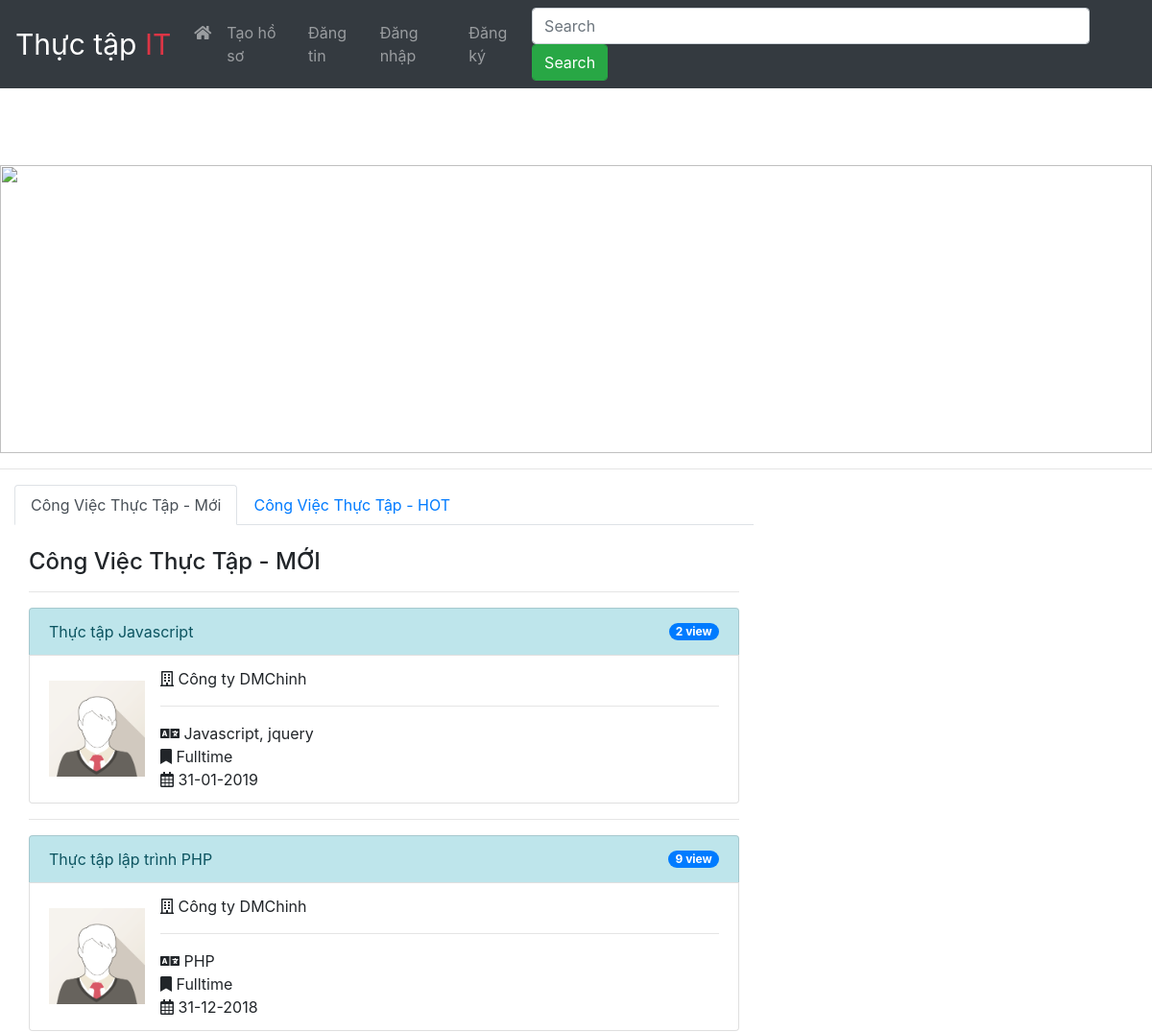
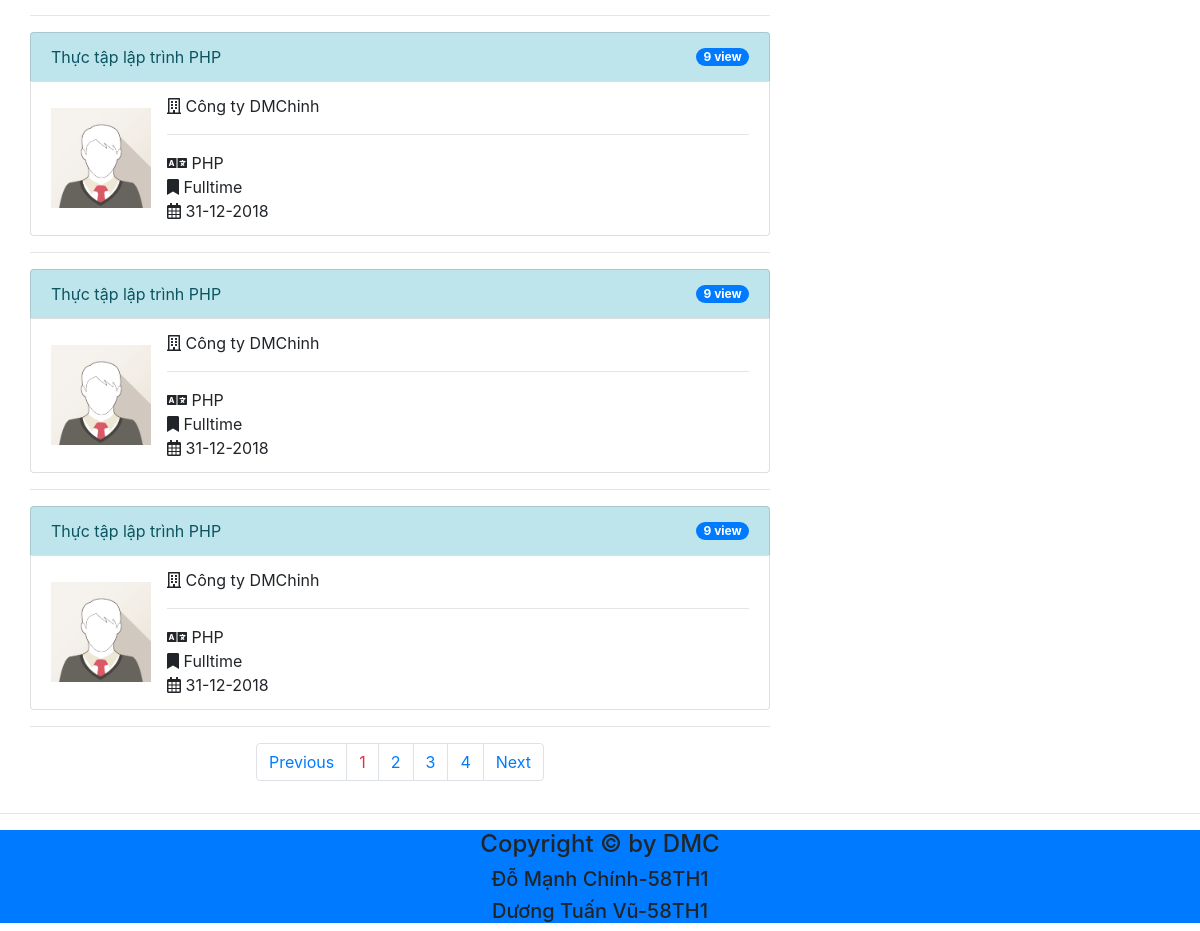
The app's page /Sources/index.php with its own data (2 pictures, top to bottom).
### tables this page shows
CREATE TABLE `job_posting` (
  `id` int(10) NOT NULL,
  `id_employer` int(10) DEFAULT NULL,
  `time_post` datetime DEFAULT NULL,
  `title` varchar(100) DEFAULT NULL,
  `work_place` varchar(100) DEFAULT NULL,
  `job_skills` varchar(100) DEFAULT NULL,
  `type_work` varchar(100) DEFAULT NULL,
  `deadline` date DEFAULT NULL,
  `content_job` longtext,
  `num_click` int(10) DEFAULT '0'
);

CREATE TABLE `employer` (
  `id` int(10) NOT NULL,
  `id_users` int(10) NOT NULL,
  `per_contact` varchar(100) DEFAULT NULL COMMENT 'người liên lạc',
  `address` varchar(500) DEFAULT NULL COMMENT 'địa chỉ',
  `phonenumber` varchar(20) DEFAULT NULL COMMENT 'số điện thoại',
  `description` text COMMENT 'mô tả cty',
  `logo` text,
  `build_date` date DEFAULT NULL COMMENT 'ngày thành lập',
  `name_company` varchar(100) DEFAULT NULL COMMENT 'tên công ty'
);

### Sources/controllers/c_pages.php (called while the page is built, shortened)
<?php
require_once('controllers/c_base.php');
require_once('models/m_v_show_job.php');
class PagesController extends BaseController {
    public $data = array();
    function __construct() {
        $this->folder = 'pages';
    }
    public function home() {
        if (isset($_GET['begin'])) $pos = $_GET['begin'];
        else $pos = 0;
        $dis = 5;
        $this->data['posts'] = ShowJob::getData($pos, $dis);
        $this->data['count'] = ShowJob::getData_2();
        $this->data['posts_hot'] = ShowJob::getData_3($pos, $dis);
        $this->render('home', $this->data);
    }
}

### Sources/routes.php (called while the page is built, shortened)
<?php
$controller = new $klass;
$controller->$action();

### Sources/index.php (called while the page is built, shortened)
<?php
require_once('connection.php');
require_once('routes.php');

### Sources/models/m_v_show_job.php (called while the page is built, shortened)
<?php
require_once('connection.php');
class ShowJob {
    function __construct($id, $title, $name_company, $job_skills, $deadline, $type_work, $num_click) {
        $this->id = $id;
        $this->title = $title;
        $this->name_company = $name_company;
        $this->job_skills = $job_skills;
        $this->deadline = $deadline;
        $this->type_work = $type_work;
        $this->num_click = $num_click;
    }
    public static function getData($pos, $dis) {
        $sql = "SELECT job_posting.id, title, name_company, job_skills, deadline, type_work, num_click from job_posting, employer where (job_posting.id_employer = employer.id) order by job_posting.id desc limit $pos, $dis";
        $data = array();
        try {
            $result = mysqli_query(Database::getConnection(), $sql);
            if (mysqli_num_rows($result) > 0)  {
                while ($row = mysqli_fetch_assoc($result)) {
                    $deadline = new DateTime($row['deadline']);
                    $deadline = date_format($deadline, 'd-m-Y');
                    $data[] = new ShowJob($row['id'], $row['title'], $row['name_company'], $row['job_skills'], $deadline, $row['type_work'], $row['num_click']);
                }
            }
            return $data;
        } catch (Exception $ex) {
            die($ex->getMessage());
        }
    }
}

### Sources/Connection.php (called while the page is built, shortened)
<?php
class Database {
    private static $conn = NULl;
    public static function getConnection() {
        if (!isset(self::$conn)) {
            try {
                self::$conn = mysqli_connect('localhost','root', '', 'searchjobit');
            } catch (Exception $ex) {
                die($ex->getMessage());
            }
        }
        return self::$conn;
    }
}
?>

### Sources/views/pages/home.php (the view, shortened to what this page needs)
<div id="popupBackg">
    <?php require_once('views/layouts/navigatebar.php');?>
    <?php require_once('views/layouts/slide_show.php');?>
</div>
<hr>
<div class="container-fluid page-content">
    <div class="row">
        <div class="col-md-8">
            <ul class="nav nav-tabs" role="tablist">
                <li class="nav-item">
                    <a class="nav-link active" data-toggle="tab" href="#home">Công Việc Thực Tập - Mới</a>
                </li>
                <li class="nav-item">
                    <a class="nav-link" data-toggle="tab" href="#menu1">Công Việc Thực Tập - HOT</a>
                </li>
            </ul>
            <div class="tab-content">
                <div id="home" class="container tab-pane active"><br>
                    <h4>Công Việc Thực Tập - MỚI</h4>
                    <hr>
                    <?php
                    if (isset($posts)) {
                        foreach ($posts as $post) {
                            echo "
                            <div class='list-group'>
                                <a href='index.php?controller=pages&action=detail&idEmp=$post->id' class='list-group-item list-group-item-action list-group-item-info d-flex justify-content-between align-items-center' onclick='detail($post->id, $post->num_click)'>$post->title
                                    <span class='badge badge-primary badge-pill'>$post->num_click view</span>
                                </a>
                                <div class='list-group-item'>
                                    <div class='media'>
                                        <img src='assets/images/img_avatar1.png' class='align-self-center mr-3' style='width:100px'>
                                        <div class='media-body'>
                                            <div><i class='far fa-building'></i> $post->name_company</div>
                                            <hr>
                                            <div><i class='fas fa-language'></i> $post->job_skills</div>
                                            <div><i class='fa fa-bookmark'></i> $post->type_work</div>
                                            <div><i class='far fa-calendar-alt'></i> $post->deadline</div>
                                        </div>
                                    </div>
                                </div>
                            </div>
                            <hr>
                            ";
                        }
                        $display = 5;
                        $sum_news = count($count);
                        $sum_page = ceil($sum_news/$display);
                        if ($sum_page > 1) {
                            if (isset($_GET['begin'])) $pos = $_GET['begin'];
                            else $pos = 0;
                            $current = ($pos/$display) + 1;
                            $pre = $pos-$display;
                            $next = $pos+$display;
                            if ($pre < 0) {
                                $pre = 0;
                                echo "
                                <ul class='pagination justify-content-center'>
                                <li class='page-item'><a class='page-link' href='index.php?begin=$pre'>Previous</a></li>
                                ";
                            } else {
                                echo "
                                <ul class='pagination justify-content-center'>
                                <li class='page-item'><a class='page-link' href='index.php?begin=$pre'>Previous</a></li>
                                ";
                            }
                            for ($page=1; $page<=$sum_page;$page++) {
                                $begin = ($page-1)*$display;
                                if ($page == $current) {
                                    echo "
                                    <li class='page-item'><a class='page-link text-danger' href='index.php?begin=$begin'>$page</a></li>
                                    ";
                                } else {
                                    echo "
                                    <li class='page-item'><a class='page-link' href='index.php?begin=$begin'>$page</a></li>
                                    ";
                                }
                            }
                            if ($next > $sum_news) {
                                $next = $sum_news-1;
                                echo "<li class='page-item'><a class='page-link' href='index.php?begin=$next'>Next</a></li>";
                            } else {
                                echo "<li class='page-item'><a class='page-link' href='index.php?begin=$next'>Next</a></li>";
                            }
                            echo "</ul>";
                        }
                    }
                    ?>
                </div>
            </div>
        </div>
    </div>
</div>
<hr>

### Sources/views/layouts/navigatebar.php (shortened to what this page needs)
<nav class="navbar navbar-expand-lg bg-dark navbar-dark">
    <a class="navbar-brand" href="./" style="font-size:30px;">Thực tập <span class="text-danger">IT</span></a>
    <div class="collapse navbar-collapse hide" id="navb">
        <ul class="navbar-nav mr-auto">
            <li class="nav-item">
                <a class="nav-link" href="./"><i class="fas fa-home"></i></a>
            </li>
            <?php
                if (isset($_SESSION['username'], $_SESSION['level'])) {
                    if ($_SESSION['level'] == 1) {
                        echo "
                        <li class='nav-item'>
                            <a class='nav-link' href='#'>Tạo hồ sơ</a>
                        </li>
                        <li class='nav-item' id='user'>
                            <a class='nav-link text-success' href='index.php?controller=candidate&action=genaral'>Welcome $_SESSION[username]</a>
                            <ul id='submenu-user'>
                                <li><a href='#'><i class='fa fa-edit'></i> Đăng hồ sơ</a></li>
                                <li><a href='#'><i class='far fa-file-alt'></i> Quản lý hồ sơ</a></li>
                                <li><a href='#'><i class='fa fa-user'></i> Quản lý tài khoản</a></li>
                                <li><a href='logout.php'><i class='fas fa-sign-out-alt'></i> Đăng xuất</a></li>
                            </ul>
                        </li>";
                    } else if ($_SESSION['level'] == 2){
                        echo "
                        <li class='nav-item'>
                            <a class='nav-link' href='index.php?controller=employer&action=emp_post'>Đăng bài</a>
                        </li>
                        <li class='nav-item' id='user'>
                            <a class='nav-link text-success' href='index.php?controller=employer&action=mag'>Welcome $_SESSION[username]</a>
                            <ul id='submenu-user'>
                                <li><a href='index.php?controller=employer&action=emp_post'><i class='fa fa-edit'></i> Đăng bài tuyển dụng</a></li>
                                <li><a href='index.php?controller=employer&action=mag'><i class='far fa-file-alt'></i> Quản lý bài đăng</a></li>
                                <li><a href='index.php?controller=employer&action=mag_acc'><i class='fa fa-user'></i> Quản lý tài khoản</a></li>
                                <li><a href='logout.php'><i class='fas fa-sign-out-alt'></i> Đăng xuất</a></li>
                            </ul>
                        </li>";
                    }
                } else {
                    echo "
                    <li class='nav-item'>
                        <div class='nav-link' id='cre-cv'>Tạo hồ sơ</div>
                    </li>
                    <li class='nav-item'>
                        <div class='nav-link' id='post'>Đăng tin</div>
                    </li>
                    <li class='nav-item'>
                        <div class='nav-link' id='btn-login'>Đăng nhập</div>
                    </li>
                    <li class='nav-item'>
                        <div class='nav-link' id='btn-signup'>Đăng ký</div>
                    </li>";
                }
            ?>
        </ul>
        <form class="form-inline my-2 my-lg-0">
            <input class="form-control mr-sm-1" type="text" placeholder="Search" size="50">
            <button class="form-control btn btn-success my-2 my-sm-0" type="button">Search</button>
        </form>
    </div>
</nav>

### Sources/views/layouts/slide_show.php (shortened to what this page needs)
<div id="slide-show" style="margin-top:80px">
        <div id="demo" class="carousel slide" data-ride="carousel">
            <ul class="carousel-indicators" style="z-index:1;">
                <li data-target="#demo" data-slide-to="0" class="active"></li>
                <li data-target="#demo" data-slide-to="1"></li>
                <li data-target="#demo" data-slide-to="2"></li>
                <li data-target="#demo" data-slide-to="3"></li>
            </ul>
            <div class="carousel-inner">
                <div class="carousel-item active">
                    <a><img class="size-img" src="assets/images/C-Full.png" alt=""></a>
                </div>
            </div>
            <a class="carousel-control-prev" href="#demo" data-slide="prev">
                <span class="carousel-control-prev-icon"></span>
            </a>
            <a class="carousel-control-next" href="#demo" data-slide="next">
                <span class="carousel-control-next-icon"></span>
            </a>
        </div>
    </div>

### Sources/controllers/c_base.php (shortened to what this page needs)
<?php
class BaseController
{
    protected $folder;
    function render($file, $data = array())
    {
        $view_file = 'views/' . $this->folder . '/' . $file . '.php';
        if (is_file($view_file)) {
            extract($data);
            require_once($view_file);
            $content = ob_get_clean();
            require_once('views/layouts/application.php');
        } else {
            header('location:index.php?controller=pages&action=error');
            exit();
        }
    }
}

### Sources/views/layouts/header.php (shortened to what this page needs)
<!DOCTYPE html>
<html lang="en">
<head>
    <link rel="stylesheet" href="assets/libraries/fontawesome/css/all.css">
    <link href="assets/libraries/bootstrap/bootstrap.css" rel="stylesheet">
    <link rel="stylesheet" href="assets/css/main.css">
    <link href="assets/libraries/dataTables/dataTables.bootstrap.css" rel="stylesheet">
    <link href="assets/libraries/dataTables/dataTables.responsive.css" rel="stylesheet">
</head>
<body>

### Sources/views/layouts/application.php
<?php
require_once('views/layouts/header.php');
?>
<?= @$content ?>
<?php
require_once('views/layouts/footer.php');
?>

### Sources/views/layouts/footer.php (shortened to what this page needs)
    <div class="container-fluid  bg-primary footer">
        <div class="text-center">
            <h4>Copyright &copy by DMC</h4>
            <h5>Đỗ Mạnh Chính-58TH1</h5>
            <h5>Dương Tuấn Vũ-58TH1</h5>
        </div>
    </div>
</body>
</html>

### Sources/assets/css/main.css (style rules this page uses)
* { margin: 0px; padding: 0px; }
.carousel-inner img { width: 100%; }
#slide-show { width: 100%; margin: auto; }
.size-img { height: 300px; }
#btn-login { cursor: pointer; }
#btn-signup { cursor: pointer; }
#cre-cv { cursor: pointer; }
#post { cursor: pointer; }

### records on screen
job_posting: title "Thực tập Javascript", num_click "2", id_employer.name_company "Công ty DMChinh", job_skills "Javascript, jquery", type_work "Fulltime", deadline "31-01-2019"
job_posting: title "Thực tập lập trình PHP", num_click "9", id_employer.name_company "Công ty DMChinh", job_skills "PHP", type_work "Fulltime", deadline "31-12-2018"
job_posting: title "Thực tập lập trình PHP", num_click "9", id_employer.name_company "Công ty DMChinh", job_skills "PHP", type_work "Fulltime", deadline "31-12-2018"
job_posting: title "Thực tập lập trình PHP", num_click "9", id_employer.name_company "Công ty DMChinh", job_skills "PHP", type_work "Fulltime", deadline "31-12-2018"
job_posting: title "Thực tập lập trình PHP", num_click "9", id_employer.name_company "Công ty DMChinh", job_skills "PHP", type_work "Fulltime", deadline "31-12-2018"
